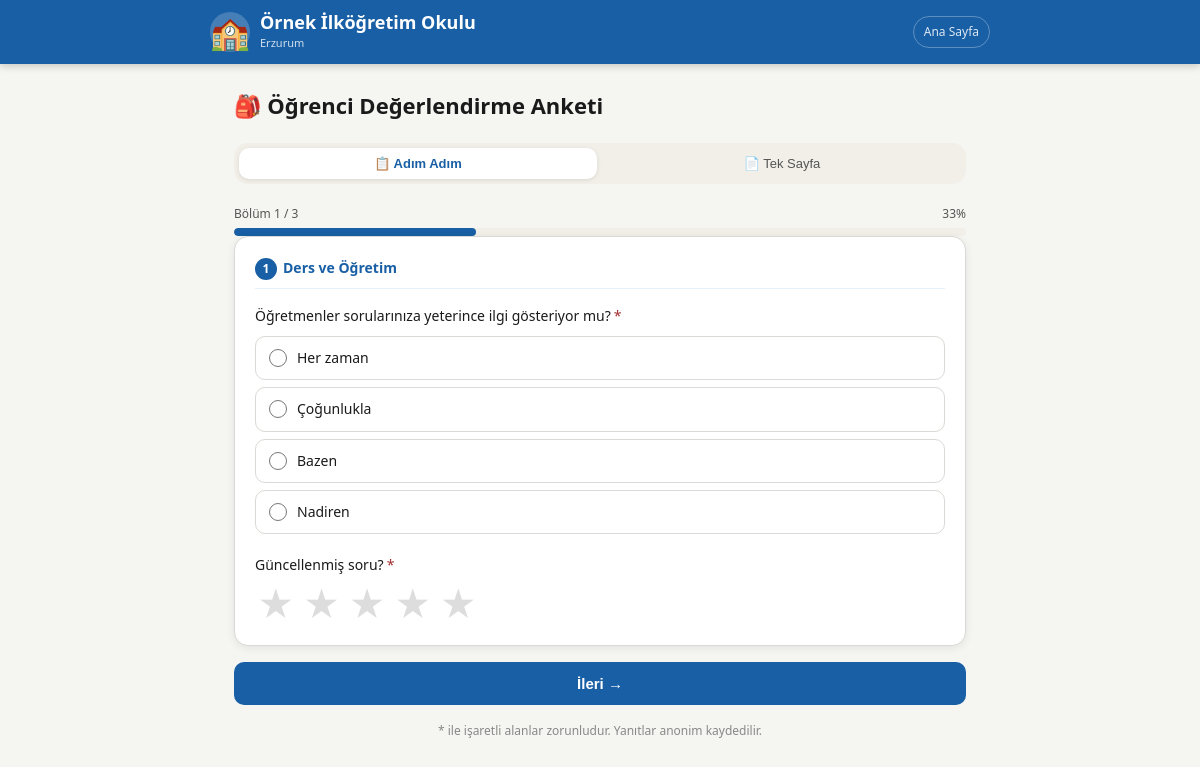
The page /anket/1 on the database as committed earlier.
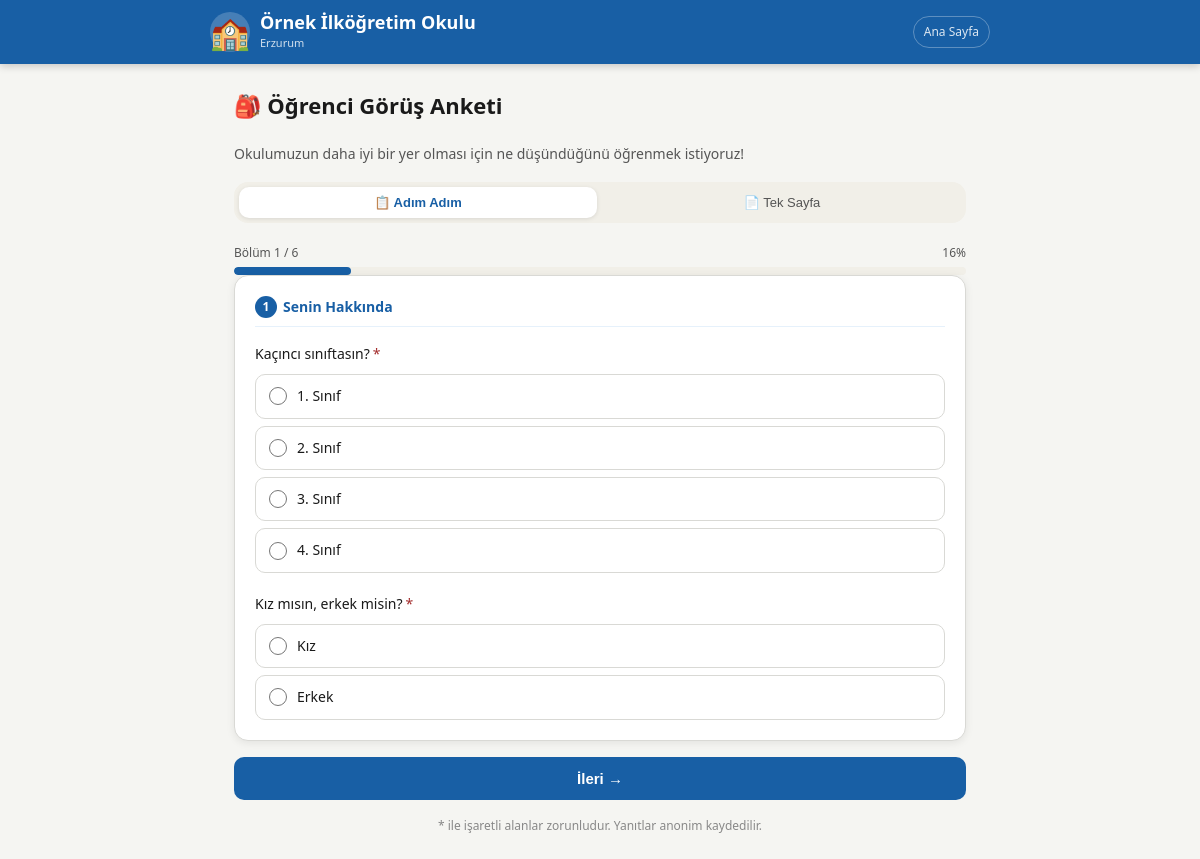
The same page on the database as committed later.
### tables this page shows
CREATE TABLE ayarlar (
            anahtar TEXT PRIMARY KEY, deger TEXT
        );

CREATE TABLE anketler (
            id INTEGER PRIMARY KEY AUTOINCREMENT,
            rol TEXT NOT NULL, baslik TEXT NOT NULL,
            icon TEXT NOT NULL DEFAULT '📝',
            aktif INTEGER DEFAULT 1, sira INTEGER DEFAULT 0,
            baslangic_tarihi TEXT DEFAULT NULL,
            bitis_tarihi TEXT DEFAULT NULL,
            aciklama TEXT DEFAULT '',
            gorunum TEXT DEFAULT 'varsayilan'
        , kart_renk TEXT DEFAULT '', tek_seferlik INTEGER DEFAULT 1);

CREATE TABLE bolumler (
            id INTEGER PRIMARY KEY AUTOINCREMENT,
            anket_id INTEGER NOT NULL, baslik TEXT NOT NULL, sira INTEGER DEFAULT 0,
            aktif INTEGER DEFAULT 1, gorsel TEXT DEFAULT ''
        );

CREATE TABLE sorular (
            id INTEGER PRIMARY KEY AUTOINCREMENT,
            bolum_id INTEGER NOT NULL, metin TEXT NOT NULL,
            tip TEXT NOT NULL DEFAULT 'yildiz',
            secenekler TEXT DEFAULT '[]',
            zorunlu INTEGER DEFAULT 1, sira INTEGER DEFAULT 0,
            kosul_soru_id INTEGER DEFAULT NULL,
            kosul_deger TEXT DEFAULT NULL,
            aktif INTEGER DEFAULT 1, gorsel TEXT DEFAULT ''
        );

### app.py (the view, shortened to what this page needs)
@app.route("/anket/<int:anket_id>", methods=["GET","POST"])
def anket(anket_id):
    a=get_anket(anket_id)
    if not a or not a["aktif"]: return redirect(url_for("anasayfa"))
    aktif,msg=anket_aktif_mi(a)
    if not aktif:
        ctx=gctx(); ctx["mesaj"]=msg; ctx["anket"]=a
        return render_template("anket_kapali.html",**ctx)
    cookie_key = f"dolduruldu_{anket_id}"
    session_key = f"yanit_{anket_id}"
    tek_seferlik = a.get("tek_seferlik", 1)
    if tek_seferlik:
        zaten_doldurdu = (request.cookies.get(cookie_key) == "1" or
                          session.get(session_key) == 1)
        if zaten_doldurdu:
            kilit_gorsel = ayar("kilit_gorsel", "")
            ctx=gctx(); ctx["anket"]=a; ctx["kilit_gorsel"]=kilit_gorsel
            return render_template("zaten_dolduruldu.html",**ctx)
    a["bolumler"] = [b for b in a["bolumler"] if b.get("aktif",1)!=0]
    for b in a["bolumler"]:
        b["sorular"] = [s for s in b["sorular"] if s.get("aktif",1)!=0]
    a["bolumler"] = [b for b in a["bolumler"] if b["sorular"] or True]
    ctx=gctx(); ctx["anket"]=a
    ctx["sorular_json"]=json.dumps(
        {s["id"]:{"kosul_soru_id":s["kosul_soru_id"],"kosul_deger":s["kosul_deger"]}
         for b in a["bolumler"] for s in b["sorular"]},
        ensure_ascii=False)
    varsayilan = ayar("anket_varsayilan_gorunum","adim")
    anket_gorunum = a.get("gorunum","varsayilan")
    efektif = varsayilan if anket_gorunum=="varsayilan" else anket_gorunum
    url_gorunum = request.args.get("gorunum","")
    if url_gorunum in ["adim","tek"]: efektif = url_gorunum
    ctx["anket_gorunum"] = efektif
    ctx["gorunum_secim_goster"] = ayar("anket_gorunum_secim_goster","1") == "1"
    ctx["anket_varsayilan"] = varsayilan
    ctx["tek_seferlik"] = a.get("tek_seferlik", 1)
    return render_template("anket.html",**ctx)

### app.py (called while the page is built)
def db():
    con = sqlite3.connect(DB)
    con.row_factory = sqlite3.Row
    return con

def ayar(k, v=""):
    with db() as c:
        r=c.execute("SELECT deger FROM ayarlar WHERE anahtar=?",(k,)).fetchone()
    return r["deger"] if r else v

def simdi():
    try:
        offset = int(ayar("saat_dilimi_offset", "3"))
    except Exception:
        offset = 3
    return datetime.now(timezone(timedelta(hours=offset)))

def anket_aktif_mi(a):
    bugun = simdi().strftime("%Y-%m-%d")
    if a.get("baslangic_tarihi") and bugun < a["baslangic_tarihi"]:
        return False, "Anket henüz başlamadı."
    if a.get("bitis_tarihi") and bugun > a["bitis_tarihi"]:
        return False, "Anket süresi doldu."
    return True, ""

### templates/anket.html (shortened to what this page needs)
{% extends "base.html" %}
{% block icerik %}
<div class="kap">
  <div class="form-baslik">{{ anket.icon }} {{ anket.baslik }}</div>
  {% if anket.aciklama %}
  <p style="color:var(--metin-ik);font-size:14px;margin-bottom:1rem">{{ anket.aciklama }}</p>
  {% endif %}
  {% if gorunum_secim_goster %}
  <div class="gorunum-sec">
    <button id="btnAdim" onclick="gorunumDegis('adim')" class="{% if anket_gorunum=='adim' %}aktif{% endif %}">
      📋 Adım Adım
    </button>
    <button id="btnTek" onclick="gorunumDegis('tek')" class="{% if anket_gorunum=='tek' %}aktif{% endif %}">
      📄 Tek Sayfa
    </button>
  </div>
  {% endif %}
  <div id="ilerlemeBolum" style="display:{% if anket_gorunum=='adim' %}block{% else %}none{% endif %}">
    <div class="adim-bilgi">
      <span id="adimYazi">Bölüm 1 / {{ anket.bolumler|length }}</span>
      <span id="adimYuzde">{{ (1.0 / anket.bolumler|length * 100)|int }}%</span>
    </div>
    <div class="ilerleme-kap">
      <div class="ilerleme-dolu" id="ilerlemeDolu" style="width:{{ (1.0 / anket.bolumler|length * 100)|int }}%"></div>
    </div>
  </div>
  <form method="POST" id="anketForm" novalidate>
    {% for bolum in anket.bolumler %}
    <div class="bolum-adim {% if loop.first %}aktif{% endif %}"
         data-adim="{{ loop.index0 }}"
         style="display:{% if anket_gorunum=='adim' %}{% if loop.first %}block{% else %}none{% endif %}{% else %}none{% endif %}">
      <div class="bolum">
        <div class="bolum-baslik">
          <span class="bolum-no">{{ loop.index }}</span> {{ bolum.baslik }}
        </div>
        {% for soru in bolum.sorular %}
        {% set gizli = soru.kosul_soru_id is not none %}
        <div class="soru"
             data-soru-id="{{ soru.id }}"
             data-kosul-sid="{{ soru.kosul_soru_id or '' }}"
             data-kosul-deger="{{ soru.kosul_deger or '' }}"
             data-gizli="{% if gizli %}1{% else %}0{% endif %}">
          <div class="soru-metin">{{ soru.metin }}{% if soru.zorunlu %}<span class="zorunlu">*</span>{% endif %}</div>
          {% if soru.tip=="yildiz" %}
          <div class="yildiz-grup">
            {% for i in [5,4,3,2,1] %}
            <label for="ya{{ soru.id }}_{{ i }}">★</label>
            {% endfor %}
          </div>
          {% elif soru.tip=="secim" %}
          <div class="secim-grup">
            {% for opt in soru.secenekler %}
            {% set opt_m = opt.metin if opt is mapping else opt %}
            {% set opt_mg = opt.mg if opt is mapping else 0 %}
            {% set opt_mz = opt.mz if opt is mapping else 0 %}
            {% set opt_ph = opt.ph if opt is mapping else '' %}
            <div class="opt-blok">
              <label class="secim-opt" onclick="secimRenkle(this)">
                <input type="radio" name="s_{{ soru.id }}" value="{{ opt_m }}"
                       {% if soru.zorunlu and not gizli %}required{% endif %}
                       data-zorunlu="{{ soru.zorunlu }}"
                       data-mg="{{ opt_mg }}" data-mz="{{ opt_mz }}" data-ph="{{ opt_ph | e }}"
                       data-optidx="{{ loop.index0 }}"
                       onchange="kosulKontrol();digerKontrolInline(this,'a_s_{{ soru.id }}')">
                {{ opt_m }}
              </label>
            </div>
            {% endfor %}
          </div>
          {% elif soru.tip=="coklu" %}
          <div class="checkbox-grup">
            {% for opt in soru.secenekler %}
            {% set opt_m = opt.metin if opt is mapping else opt %}
            {% set opt_mg = opt.mg if opt is mapping else 0 %}
            {% set opt_mz = opt.mz if opt is mapping else 0 %}
            {% set opt_ph = opt.ph if opt is mapping else '' %}
            <div class="opt-blok">
              <label class="checkbox-opt">
                <input type="checkbox" name="s_{{ soru.id }}" value="{{ opt_m }}"
                       data-mg="{{ opt_mg }}" data-mz="{{ opt_mz }}" data-ph="{{ opt_ph | e }}"
                       data-optidx="{{ loop.index0 }}"
                       onchange="checkboxStil(this);digerKontrolInlineCoklu(this,'a_s_{{ soru.id }}')">
                {{ opt_m }}
              </label>
              {% if opt_mg %}
              <div class="inline-mg-wrap" id="a_s_{{ soru.id }}_{{ loop.index0 }}" style="display:none">
                <input type="text" name="s_{{ soru.id }}_diger"
                       placeholder="{{ opt_ph if opt_ph else 'Lütfen belirtin...' }}">
              </div>
              {% endif %}
            </div>
            {% endfor %}
          </div>
          {% elif soru.tip=="evet_hayir" %}
          <div class="secim-grup" style="flex-direction:row">
            {% for opt in ["Evet","Hayır"] %}
            <label class="secim-opt" style="flex:1;justify-content:center" onclick="secimRenkle(this)">
              <input type="radio" name="s_{{ soru.id }}" value="{{ opt }}"
                     {% if soru.zorunlu and not gizli %}required{% endif %}
                     data-zorunlu="{{ soru.zorunlu }}" onchange="kosulKontrol()" style="display:none">
              {{ opt }}
            </label>
            {% endfor %}
          </div>
          {% elif soru.tip=="sayi" %}
          <input type="number" name="s_{{ soru.id }}" min="0" placeholder="Sayı giriniz" style="max-width:160px">
          {% else %}
          <textarea name="s_{{ soru.id }}" placeholder="Görüşünüzü buraya yazın..."></textarea>
          {% endif %}
        </div>
        {% endfor %}
      </div>
      <div class="adim-nav">
        {% if loop.last %}
        <button type="submit" class="btn btn-ana">✓ Anketi Gönder</button>
        {% else %}
        <button type="button" class="btn btn-ana" onclick="adimGit(1)">İleri →</button>
        {% endif %}
      </div>
    </div>
    {% endfor %}
  </form>
  <p style="text-align:center;font-size:12px;color:var(--metin-uc);margin-top:1rem">
    * ile işaretli alanlar zorunludur. Yanıtlar anonim kaydedilir.
  </p>
</div>
{% endblock %}

### templates/base.html (shortened to what this page needs)
<!DOCTYPE html>
<html lang="tr" data-tema="{{ tema }}">
<head>
<link rel="stylesheet" href="/static/css/style.css">
</head>
<body>
{% if header_aktif == '1' %}
<header class="site-header">
  <div class="header-ic">
    <a href="/" class="logo-bolum">
      {% if amblem %}
        <img src="{{ amblem }}" class="amblem-img" alt="Amblem"
             style="width:{{ header_logo_boyut }}px;height:{{ header_logo_boyut }}px;object-fit:contain">
      {% else %}
        <div class="amblem-placeholder" style="font-size:{{ header_logo_boyut|int - 8 }}px">🏫</div>
      {% endif %}
      <div>
        <div class="okul-adi-header" style="font-size:{{ header_baslik_boyut }}px">{{ okul_adi }}</div>
        {% if header_sehir_aktif == '1' and okul_sehir %}
          <div class="okul-sehir-header">{{ okul_sehir }}</div>
        {% endif %}
      </div>
    </a>
    <nav class="header-nav">
      {% if header_anasayfa_aktif == '1' %}
        <a href="/" class="header-link">Ana Sayfa</a>
      {% endif %}
    </nav>
  </div>
</header>
{% endif %}
<main>{% block icerik %}{% endblock %}</main>
</body>
</html>

### static/css/style.css (style rules this page uses)
*,*::before,*::after { box-sizing:border-box;margin:0;padding:0 }
html { font-size:16px;-webkit-text-size-adjust:100% }
body { font-family:'Segoe UI',system-ui,-apple-system,sans-serif;background:var(--arka);color:var(--metin);min-height:100vh;line-height:1.6 }
:root,[data-tema="mavi"] { --ana:#185FA5;--ana-koy:#0d4278;--ana-ac:#E6F1FB;--ana-orta:#B5D4F4; --yesil:#3B6D11;--yesil-ac:#EAF3DE; --turuncu:#854F0B;--turuncu-ac:#FAEEDA; --kirmizi:#A32D2D;--kirmizi-ac:#FCEBEB; --gri:#888780;--gri-ac:#F1EFE8; --metin:#1a1a1a;--metin-ik:#555;--metin-uc:#888; --kenar:#d9d9d5;--kenar-koy:#b0b0aa; --arka:#f5f5f2;--yuzey:#ffffff; --golge:0 2px 8px rgba(0,0,0,.08); --golge-buyuk:0 4px 20px rgba(0,0,0,.12); --r:10px;--r-lg:14px;--r-xl:20px; }
.kap { max-width:780px;margin:0 auto;padding:1rem }
@media (min-width:640px) { .kap { padding:1.5rem } }
.site-header { background:var(--ana);color:#fff;padding:.75rem 1rem;position:sticky;top:0;z-index:100;box-shadow:0 2px 8px rgba(0,0,0,.2) }
.header-ic { max-width:780px;margin:0 auto;display:flex;align-items:center;justify-content:space-between;gap:10px }
.logo-bolum { display:flex;align-items:center;gap:10px;text-decoration:none;color:#fff;min-width:0 }
.amblem-placeholder { width:40px;height:40px;border-radius:50%;background:rgba(255,255,255,.2);display:flex;align-items:center;justify-content:center;font-size:20px;flex-shrink:0 }
.okul-adi-header { font-size:15px;font-weight:700;line-height:1.2;white-space:nowrap;overflow:hidden;text-overflow:ellipsis }
.okul-sehir-header { font-size:11px;opacity:.8 }
.header-nav { display:flex;gap:6px;flex-shrink:0 }
.header-link { color:rgba(255,255,255,.85);font-size:12px;text-decoration:none;padding:5px 10px;border:1px solid rgba(255,255,255,.3);border-radius:20px;transition:all .15s;white-space:nowrap }
.btn { display:inline-flex;align-items:center;gap:6px;padding:9px 18px;border-radius:var(--r);border:none;font-size:14px;font-weight:600;cursor:pointer;text-decoration:none;transition:all .15s;white-space:nowrap }
.btn-ana { background:var(--ana);color:#fff }
.form-baslik { font-size:clamp(18px,4vw,22px);font-weight:800;margin-bottom:1.25rem;display:flex;align-items:center;gap:8px }
.bolum { background:var(--yuzey);border:1px solid var(--kenar);border-radius:var(--r-lg);padding:1.25rem;margin-bottom:1rem;box-shadow:var(--golge) }
.bolum-baslik { font-size:14px;font-weight:700;color:var(--ana);margin-bottom:1rem;padding-bottom:8px;border-bottom:1.5px solid var(--ana-ac);display:flex;align-items:center;gap:6px }
.bolum-no { background:var(--ana);color:#fff;width:22px;height:22px;border-radius:50%;display:inline-flex;align-items:center;justify-content:center;font-size:12px;font-weight:700;flex-shrink:0 }
.soru { margin-bottom:1.25rem }
.soru:last-child { margin-bottom:0 }
.soru-metin { font-size:14px;font-weight:500;margin-bottom:10px;line-height:1.5 }
.zorunlu { color:var(--kirmizi);margin-left:3px }
.secim-grup { display:flex;flex-direction:column;gap:7px }
.secim-opt { display:flex;align-items:center;gap:10px;padding:10px 13px;border:1.5px solid var(--kenar);border-radius:var(--r);cursor:pointer;font-size:14px;color:var(--metin);transition:all .12s;-webkit-tap-highlight-color:transparent }
.secim-opt input[type=radio] { accent-color:var(--ana);width:18px;height:18px;cursor:pointer;flex-shrink:0 }

### templates/anket.html (style rules this page uses)
.gorunum-sec { display:flex;gap:6px;margin-bottom:1.25rem;background:var(--gri-ac);border-radius:var(--r-lg);padding:5px }
.gorunum-sec button { flex:1;padding:8px 6px;border:none;background:transparent;border-radius:var(--r);font-size:13px;font-weight:500;cursor:pointer;color:var(--metin-ik);transition:all .15s;white-space:nowrap }
.gorunum-sec button.aktif { background:var(--yuzey);color:var(--ana);box-shadow:0 1px 4px rgba(0,0,0,.1);font-weight:700 }
.adim-bilgi { display:flex;justify-content:space-between;font-size:12px;color:var(--metin-ik);margin-bottom:5px }
.ilerleme-kap { background:var(--gri-ac);border-radius:20px;height:8px;overflow:hidden }
.ilerleme-dolu { height:100%;background:var(--ana);border-radius:20px;transition:width .4s ease }
.bolum-adim { display:none }
.bolum-adim.aktif { display:block;animation:gelis .25s ease }
.adim-nav { display:flex;gap:10px;margin-top:1rem }
.adim-nav .btn { flex:1;padding:13px;font-size:15px;justify-content:center }
.opt-blok { display:flex;flex-direction:column;gap:0 }

Rows that differ between the two databases and show on the page:
removed bolumler: baslik "Ders ve Öğretim"
removed sorular: metin "Öğretmenler sorularınıza yeterince ilgi gösteriyor mu?", zorunlu "☐ Her zaman" "☐ Çoğunlukla" "☐ Bazen" "☐ Nadiren", secenekler "Her zaman" "Çoğunlukla" "Bazen" "Nadiren", shown under "Ders ve Öğretim"
removed sorular: metin "Güncellenmiş soru?", tip "yildiz" (drawn), shown under "Ders ve Öğretim"
changed anketler: baslik "Öğrenci Değerlendirme Anketi" → "Öğrenci Görüş Anketi"; aciklama (not shown) → "Okulumuzun daha iyi bir yer olması için ne düşündüğünü öğrenmek istiyoruz!"
added bolumler: baslik "Senin Hakkında"
added sorular: metin "Kaçıncı sınıftasın?", zorunlu "☐ 1. Sınıf" "☐ 2. Sınıf" "☐ 3. Sınıf" "☐ 4. Sınıf", secenekler "1. Sınıf" "2. Sınıf" "3. Sınıf" "4. Sınıf", shown under "Senin Hakkında"
added sorular: metin "Kız mısın, erkek misin?", zorunlu "☐ Kız" "☐ Erkek", secenekler "Kız" "Erkek", shown under "Senin Hakkında"
Other text that changed with them:
{{ anket.bolumler|length }}: "3" → "6"
{{ (1.0 / anket.bolumler|length * 100)|int }}: "33" → "16"
{{ (1.0 / anket.bolumler|length * 100)|int }}: 33 → 16 (drawn)
